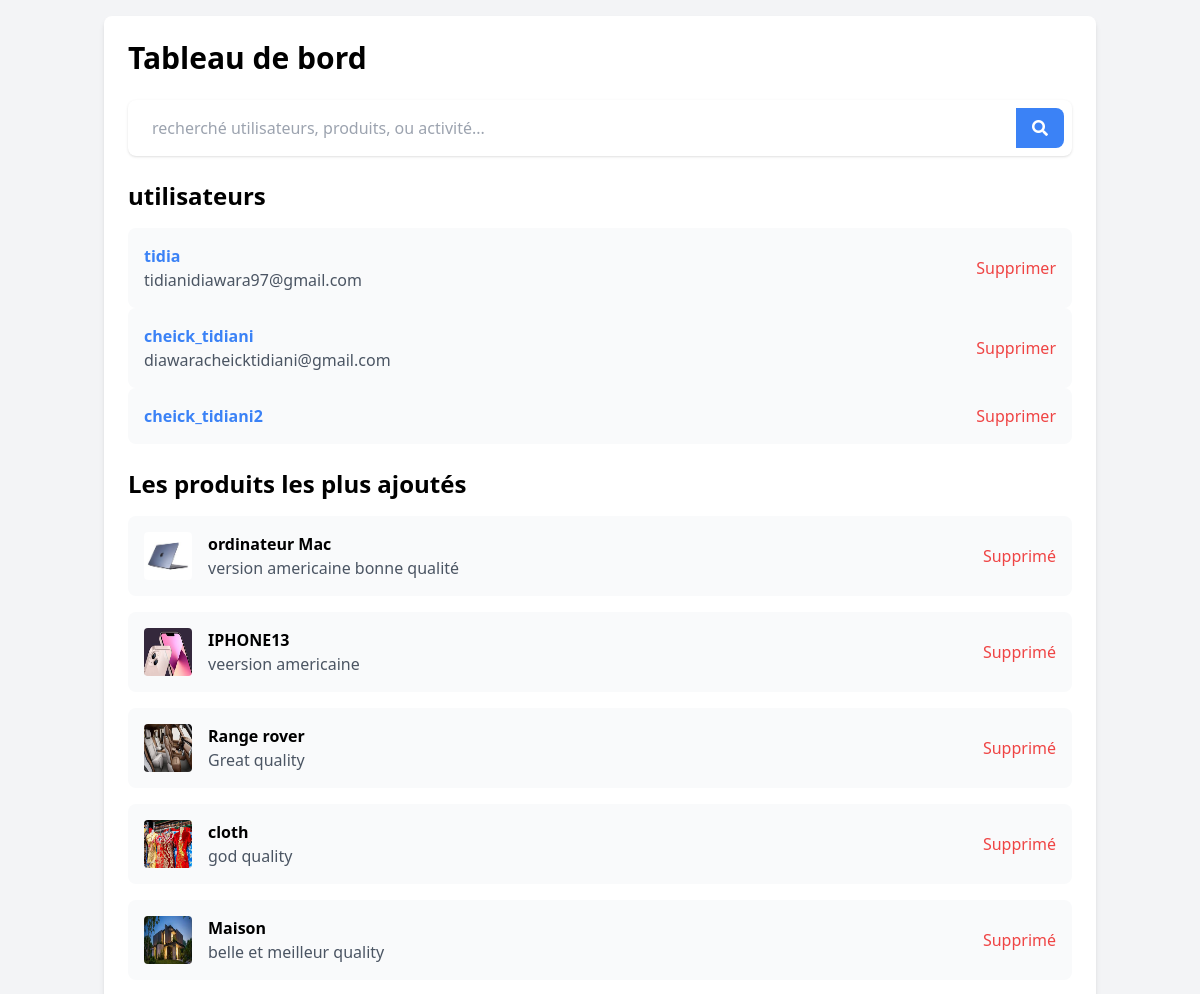
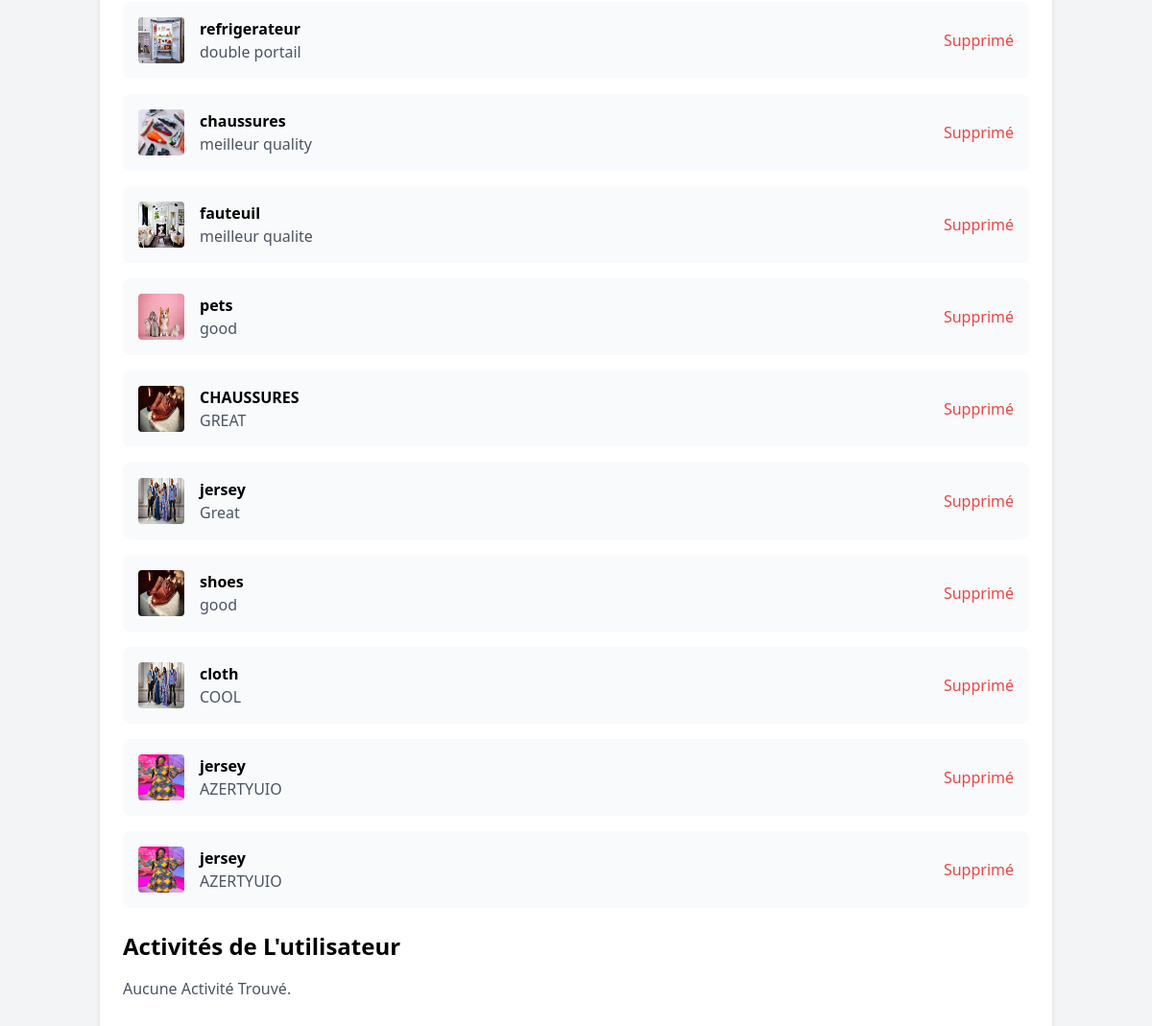
Page /dashboard/ (signed in) on the committed database (2 pictures, top to bottom).
### chapchap/models.py (models this page shows, shortened)
class CustomUser(AbstractUser):
    pass

class Product(models.Model):
    user = models.ForeignKey(settings.AUTH_USER_MODEL, on_delete=models.CASCADE)
    category = models.ForeignKey('Category', on_delete=models.CASCADE, related_name="products")
    name = models.CharField(max_length=255)
    phone = models.CharField(max_length=20)
    location = models.CharField(max_length=255)  # Selected country, city, and neighborhood
    latitude = models.FloatField(null=True, blank=True)
    longitude = models.FloatField(null=True, blank=True)
    price = models.DecimalField(max_digits=15, decimal_places=2)
    description = models.TextField()
    date_posted = models.DateTimeField(auto_now_add=True)
    liked_by = models.ManyToManyField(
        settings.AUTH_USER_MODEL,
        related_name='liked_products',
        blank=True
    )
    views = models.PositiveIntegerField(default=0)  # Track how many times product is viewed
    clicks = models.PositiveIntegerField(default=0)  # Track user interactions (e.g., clicks, inquiries)
    is_sponsored = models.BooleanField(default=False)  # Flag for sponsored products
    priority_score = models.FloatField(default=0.0)  # Store computed ranking score

class Photo(models.Model):
    product = models.ForeignKey(Product, related_name='photos', on_delete=models.CASCADE)
    image = models.ImageField(upload_to='product_photos/')

### chapchap/views.py (the view, shortened to what this page needs)
# urls.py: path('dashboard/', views.dashboard, name='dashboard'),
@login_required
def dashboard(request):
    users = CustomUser.objects.all()
    products = Product.objects.all()
    activities = Activity.objects.all()
    profiles = Profile.objects.all()
    query = request.GET.get('q', '')
    return render(request, 'dashboard.html', {
        'users': users,
        'products': products,
        'activities': activities,
        'profiles': profiles,
        'query': query,  # Pass the search query to the template
    })

### templates/dashboard.html (shortened to what this page needs)
{% load static %}
<!DOCTYPE html>
<html lang="en">
<head>
    <script src="https://cdn.tailwindcss.com"></script>
    <link href="/static/css/output.css" rel="stylesheet">
    <link href="/static/css/style.css" rel="stylesheet">
    <link href="https://cdnjs.cloudflare.com/ajax/libs/font-awesome/5.15.3/css/all.min.css" rel="stylesheet"/>
</head>
<body class="bg-gray-100 font-roboto">
    <div class="container mx-auto p-4">
        <div class="bg-white shadow-md rounded-lg p-6">
            <h1 class="text-3xl font-bold mb-6">
                Tableau de bord
            </h1>
            <div class="mb-6">
                <div class="relative">
                    <form method="GET" action="{% url 'dashboard' %}" class="flex items-center bg-white shadow rounded-lg p-2">
                        <input type="text" name="q" placeholder="recherché utilisateurs, produits, ou activité..."
                               value="{{ query }}" class="flex-1 px-4 py-2 rounded-l-lg focus:outline-none focus:ring-2 focus:ring-blue-500">
                        <button type="submit" class="bg-blue-500 text-white px-4 py-2 rounded-r-lg hover:bg-blue-600">
                            <i class="fas fa-search"></i>
                        </button>
                    </form>
                </div>
            </div>
            <div class="mb-6">
                <h2 class="text-2xl font-semibold mb-4">utilisateurs</h2>
                <div class="space-y-4">
                    {% for user in users %}
                    <a href="{% url 'user_detail' user.id %}" class="text-blue-500 hover:underline">
                        <div class="bg-gray-50 p-4 rounded-lg flex justify-between items-center">
                            <div class="flex items-center space-x-4">
                                <div>
                                    <h4 class="font-semibold">{{ user.username }}</h4>
                                    <p class="text-gray-600">{{ user.email }}</p>
                                </div>
                            </div>
                            <div class="space-x-2">
                                <button class="text-red-500 hover:underline">Supprimer</button>
                            </div>
                        </div>
                    </a>
                    {% empty %}
                        <p class="text-gray-600">No users found.</p>
                    {% endfor %}
                </div>
            </div>
            <div class="mb-6">
                <h2 class="text-2xl font-semibold mb-4">Les produits les plus ajoutés</h2>
                <div class="space-y-4">
                    {% for product in products %}
                        <div class="bg-gray-50 p-4 rounded-lg flex justify-between items-center">
                            <div class="flex items-center space-x-4">
                                <img alt="Image of {{ product.name }}" class="w-12 h-12 rounded" height="50" src="{{ product.photos.all.0.image.url }}" width="50"/>
                                <div>
                                    <h4 class="font-semibold">{{ product.name }}</h4>
                                    <p class="text-gray-600">{{ product.description }}</p>
                                </div>
                            </div>
                            <div class="space-x-2">
                                <button class="text-red-500 hover:underline">Supprimé</button>
                            </div>
                        </div>
                    {% empty %}
                        <p class="text-gray-600">Aucun Produits Trouvé.</p>
                    {% endfor %}
                </div>
            </div>
            <div class="mb-6">
                <h2 class="text-2xl font-semibold mb-4">Activités de L'utilisateur</h2>
                <div class="space-y-4">
                    {% for activity in activities %}
                        <div class="bg-gray-50 p-4 rounded-lg flex justify-between items-center">
                            <div class="flex items-center space-x-4">
                                <img alt="Profile image of {{ activity.user.username }}" class="w-12 h-12 rounded-full" height="50" src="https://via.placeholder.com/50" width="50"/>
                                <div>
                                    <h4 class="font-semibold">{{ activity.user.username }}</h4>
                                    <p class="text-gray-600">{{ activity.description }}</p>
                                </div>
                            </div>
                            <div class="space-x-2">
                                <button class="text-blue-500 hover:underline">Modifier</button>
                                <button class="text-red-500 hover:underline">Supprimé</button>
                            </div>
                        </div>
                    {% empty %}
                        <p class="text-gray-600">Aucune Activité Trouvé.</p>
                    {% endfor %}
                </div>
            </div>
        </div>
    </div>
</body>
</html>

### rows in the picture
CustomUser: username "tidia", email "tidianidiawara97@gmail.com"
CustomUser: username "cheick_tidiani", email "diawaracheicktidiani@gmail.com"
CustomUser: username "cheick_tidiani2"
Product: photos.all.0.image (picture), name "ordinateur Mac", description "version americaine bonne qualité"
Product: photos.all.0.image (picture), name "IPHONE13", description "veersion americaine"
Product: photos.all.0.image (picture), name "Range rover", description "Great quality"
Product: photos.all.0.image (picture), name "cloth", description "god quality"
Product: photos.all.0.image (picture), name "Maison", description "belle et meilleur quality"
Product: photos.all.0.image (picture), name "refrigerateur", description "double portail"
Product: photos.all.0.image (picture), name "chaussures", description "meilleur quality"
Product: photos.all.0.image (picture), name "fauteuil", description "meilleur qualite"
Product: photos.all.0.image (picture), name "pets", description "good"
Product: photos.all.0.image (picture), name "CHAUSSURES", description "GREAT"
Product: photos.all.0.image (picture), name "jersey", description "Great"
Product: photos.all.0.image (picture), name "shoes", description "good"
Product: photos.all.0.image (picture), name "cloth", description "COOL"
Product: photos.all.0.image (picture), name "jersey", description "AZERTYUIO"
Product: photos.all.0.image (picture), name "jersey", description "AZERTYUIO"
